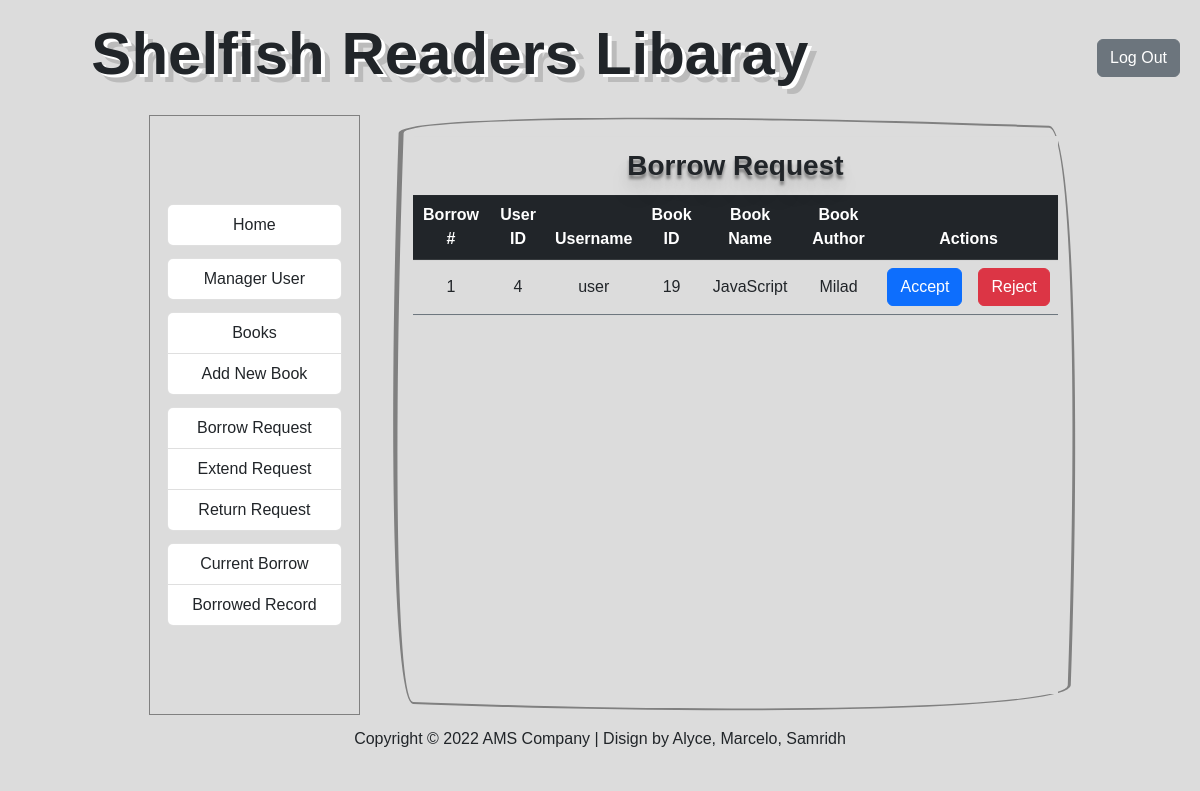
Screenshot of /panelAdmin/reqbrw (signed in) with the database file from the repository.
### tables this page shows
CREATE TABLE `borrow_tb` (
  `borrow_id` tinyint(11) NOT NULL,
  `issue_date` date DEFAULT NULL,
  `expiry_date` date DEFAULT NULL,
  `return_date` date DEFAULT NULL,
  `status` varchar(200) NOT NULL,
  `b_id` tinyint(11) NOT NULL,
  `user_id` tinyint(11) NOT NULL,
  `extend_times` int(11) DEFAULT 0
);

CREATE TABLE `user_tb` (
  `user_id` tinyint(11) NOT NULL,
  `username` varchar(50) NOT NULL,
  `password` varchar(200) NOT NULL,
  `first_name` varchar(50) NOT NULL,
  `last_name` varchar(50) NOT NULL,
  `email` varchar(200) NOT NULL,
  `title` varchar(50) NOT NULL
);

CREATE TABLE `books_tb` (
  `b_id` tinyint(11) NOT NULL,
  `b_title` varchar(50) NOT NULL,
  `b_author` varchar(50) NOT NULL,
  `b_price` float NOT NULL,
  `b_description` varchar(200) NOT NULL,
  `b_keywords` varchar(100) NOT NULL,
  `b_likes` int(10) NOT NULL
);

### panelAdmin/index.php (called while the page is built, shortened)
<?php
    include './websettings/routing.php';
    include './masterpages/header.php';
    include $pageCompo;
    include './masterpages/footer.php';
?>

### panelAdmin/pages/reqbrw.php (the view, shortened to what this page needs)
<section class="main_content">
    <article class="reqbrw_body">
        <h3>Borrow Request</h3>
        <table class="table">
            <thead>
                <tr class="table-dark">
                    <th>Borrow #</th>
                    <th>User ID</th>
                    <th>Username</th>
                    <th>Book ID</th>
                    <th>Book Name</th>
                    <th>Book Author</th>
                    <th colspan=2 >Actions</th>
                </tr>
            </thead>
            <tbody>
            <?php
                $dbConection = new mysqli($dbServername,$dbUsername,$dbPass,$dbname);
                if($dbConection->connect_error){
                    die("Connection error");
                }
                else{
                    $bookSelect = "SELECT * FROM borrow_tb INNER JOIN books_tb ON borrow_tb.b_id = books_tb.b_id INNER JOIN user_tb ON borrow_tb.user_id = user_tb.user_id";
                    $result = $dbConection->query($bookSelect);
                    while($row = $result->fetch_assoc()){
                        if($row['status'] == 'requesting'){
                            echo "<tr class='border-secondary'>";
                            echo "<td>".$row['borrow_id']."</td>";
                            echo "<td>".$row['user_id']."</td>";
                            echo "<td>".$row['username']."</td>";
                            echo "<td>".$row['b_id']."</td>";
                            echo "<td>".$row['b_title']."</td>";
                            echo "<td>".$row['b_author']."</td>";
                            echo "<td><a class='btn btn-primary' href='".parse_url($_SERVER['REQUEST_URI'],PHP_URL_PATH)."?borrow_id=".$row['borrow_id']."&action=accept'>Accept</a></td>";
                            echo "<td><a class='btn btn-danger' href='".parse_url($_SERVER['REQUEST_URI'],PHP_URL_PATH)."?borrow_id=".$row['borrow_id']."&action=reject'>Reject</a></td>";
                            echo "</tr>";
                        }
                    }
                }
            ?>
            </tbody>
        </table>
    </article>
</section>

### panelAdmin/css/style.css (style rules this page uses)
* { margin: 0%; padding: 0%; font-family: sans-serif; background-color: gainsboro; }
.main_content { width: 72%; padding: 2%; display: flex; justify-content: center; border: 1px solid gray; border-top-left-radius: 10px 100px; border-width: 2px 3px 2px 5px; border-radius: 90% 6% 93% 5% / 5% 94% 7% 95%; transform: rotate(2deg); }
.home_body, .manager_body, .books_body, .editbook_body, .edituser_body, .addbook_body, .reqbrw_body, .reqextend_body, .reqreturn_body, .curbrw_body, .brwrec_body { transform: rotate(-2deg); height: 100%; }
.home_body h3, .manager_body h3, .books_body h3, .editbook_body h3, .edituser_body h3, .addbook_body h3, .reqbrw_body h3, .reqextend_body h3, .reqreturn_body h3, .curbrw_body h3, .brwrec_body h3 { text-align: center; padding: 2%; margin: 0%; text-shadow: 0px 4px 3px rgba(0,0,0,0.4), 0px 8px 13px rgba(0,0,0,0.1), 0px 18px 23px rgba(0,0,0,0.1); font-weight: 600; }
.table { text-align: center; }
.table td { vertical-align: middle; }

### rows the page displays
borrow_tb: borrow_id "1", user.user_id "4", user.username "user", b.b_id "19", b.b_title "JavaScript", b.b_author "Milad"
